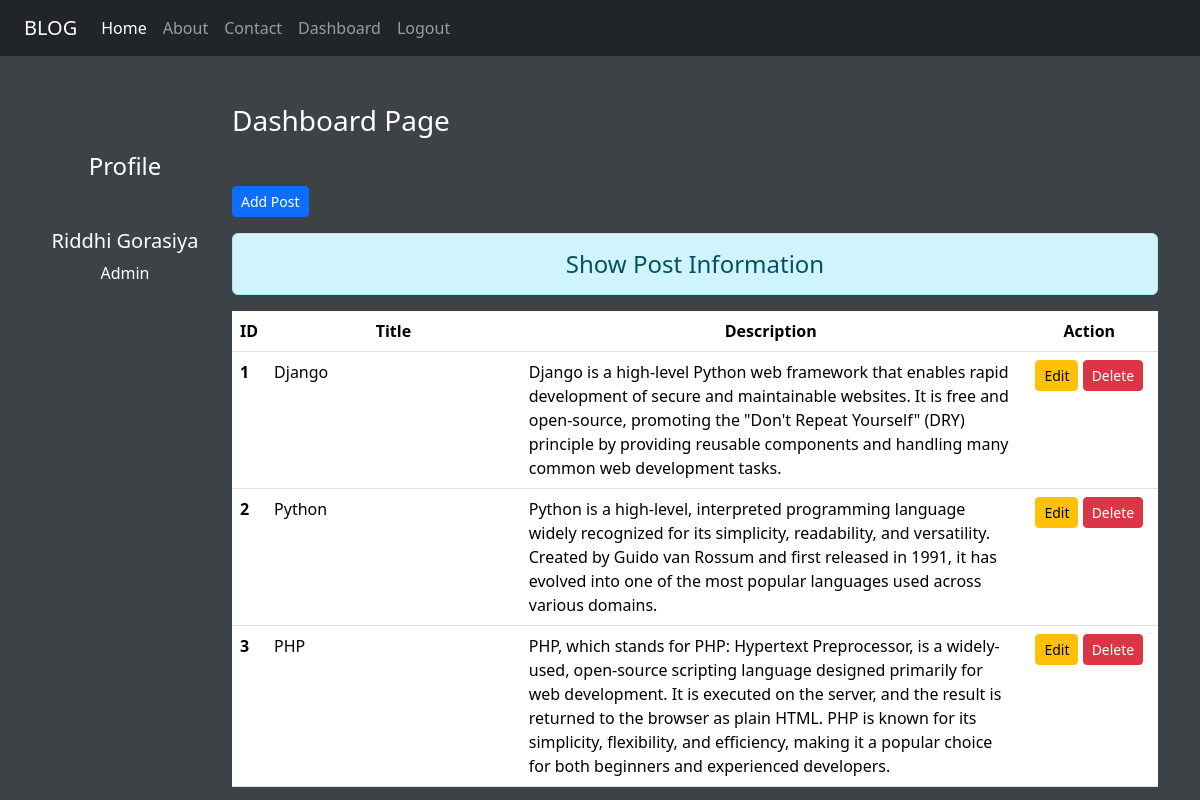
The page /dashboard/ (signed in) on the database its author committed.
### blogapp/models.py (models this page shows)
class Post(models.Model):
    title = models.CharField(max_length=150)
    desc = models.TextField()

### blogapp/views.py (the view)
# urls.py: path('dashboard/', views.dashboard, name='dashboard'),
def dashboard(request):
    if request.user.is_authenticated:
        posts = Post.objects.all()
        user = request.user
        full_name = user.get_full_name()
        gps = user.groups.all()
        return render(request, 'blogapp/dashboard.html', {'posts':posts, 'full_name':full_name, 'groups':gps})
    else:
        return HttpResponseRedirect('/login/')

### blogapp/templates/blogapp/dashboard.html (shortened to what this page needs)
{% extends "blogapp/base.html" %}
{% load static %}
{% block side %}
  <div class="col-sm-2 text-white my-5 text-center">
    <h4 class="my-5">Profile</h4>
    <h5>{{full_name}}</h5>
    {% for group in groups %}
      <p>{{group.name}}</p>
    {% endfor %}
  </div>
{% endblock side %}
{% block content %}
<div class="col-sm-10">
  <h3 class="text-white my-5">Dashboard Page</h3>
  <a href="{% url 'addpost' %}" class="btn btn-sm btn-primary">Add Post</a>
  <h4 class="text-center alert alert-info mt-3">Show Post Information</h4>
  {% if posts %}
    <table class="table table-hover bg-white">
      <thead>
        <tr class="text-center">
          <th scope="col" style="width:2%">ID</th>
          <th scope="col" style="width:28%">Title</th>
          <th scope="col" style="width:55%">Description</th>
          <th scope="col" style="width:15%">Action</th>
        </tr>
      </thead>
      <tbody>
        {% for post in posts %}
          <tr>
            <th scope="row">{{ post.id }}</th>
            <td>{{ post.title }}</td>
            <td>{{ post.desc }}</td>
            <td class="text-center">
              <a href="{% url 'updatepost' post.id %}" class="btn btn-sm btn-warning">Edit</a>
              {% if perms.blogapp.delete_post %}
                <form action="{% url 'deletepost' post.id %}" method="post" class="d-inline">
                  <input type="submit" class="btn btn-sm btn-danger" value="Delete">
                </form>
              {% endif %}
            </td>
          </tr>
        {% endfor %}
      </tbody>
    </table>
    {% else %}
      <h4 class="text-center alert alert-warning mt-3">No Post Available</h4>
  {% endif %}
</div>
{% endblock content %}

### blogapp/templates/blogapp/base.html (shortened to what this page needs)
<!DOCTYPE html>
{% load static %}
<html>
    <head>
        <link rel="stylesheet" href="{% static 'blogapp/css/bootstrap.css' %}">
        <link rel="stylesheet" href="{% static 'blogapp/css/style.css' %}">
        <link rel="stylesheet" href="">
    </head>
    <body>
        <div class="container-fluid bg-dark">
            {% include 'blogapp/navbar.html' %}
        </div>
        <div class="container">
            <div class="row">
                    {% block side %}
                    {% endblock side %}
                    {% block content %}
                    {% endblock content %}
            </div>
        </div>
    </body>
</html>

### blogapp/templates/blogapp/navbar.html (shortened to what this page needs)
<nav class="navbar navbar-expand-lg navbar-dark bg-dark">
  <div class="container-fluid">
    <a class="navbar-brand" href="#">BLOG</a>
    <div class="collapse navbar-collapse" id="navbarNav">
      <ul class="navbar-nav">
        <li class="nav-item">
          <a class="nav-link active" aria-current="page" href="/">Home</a>
        </li>
        <li class="nav-item">
          <a class="nav-link" href="{% url 'about' %}">About</a>
        </li>
        <li class="nav-item">
          <a class="nav-link" href="{% url 'contact' %}">Contact</a>
        </li>
        {% if request.user.is_authenticated %}
        <li class="nav-item">
          <a class="nav-link" href="{% url 'dashboard' %}">Dashboard</a>
        </li>
        <li class="nav-item">
          <a class="nav-link" href="{% url 'logout' %}">Logout</a>
        </li>
        {% endif %}
      </ul>
    </div>
  </div>
</nav>

### blogapp/static/blogapp/css/style.css (style rules this page uses)
body { background-color: #3d4246; color: antiquewhite; }

### rows shown on the page
Post: id "1", title "Django", desc "Django is a high-level Python web framework that enables rapid development of secure and maintainable websites. It is free and open-source, promoting the \"Don't Repeat Yourself\" (DRY) principle by providing reusable components and handling many common web development tasks."
Post: id "2", title "Python", desc "Python is a high-level, interpreted programming language widely recognized for its simplicity, readability, and versatility. Created by Guido van Rossum and first released in 1991, it has evolved into one of the most popular languages used across various domains."
Post: id "3", title "PHP", desc "PHP, which stands for PHP: Hypertext Preprocessor, is a widely-used, open-source scripting language designed primarily for web development. It is executed on the server, and the result is returned to the browser as plain HTML. PHP is known for its simplicity, flexibility, and efficiency, making it a popular choice for both beginners and experienced developers."

### other values the page prints
{{ full_name }} "Riddhi Gorasiya"
{{ group.name }} "Admin"
